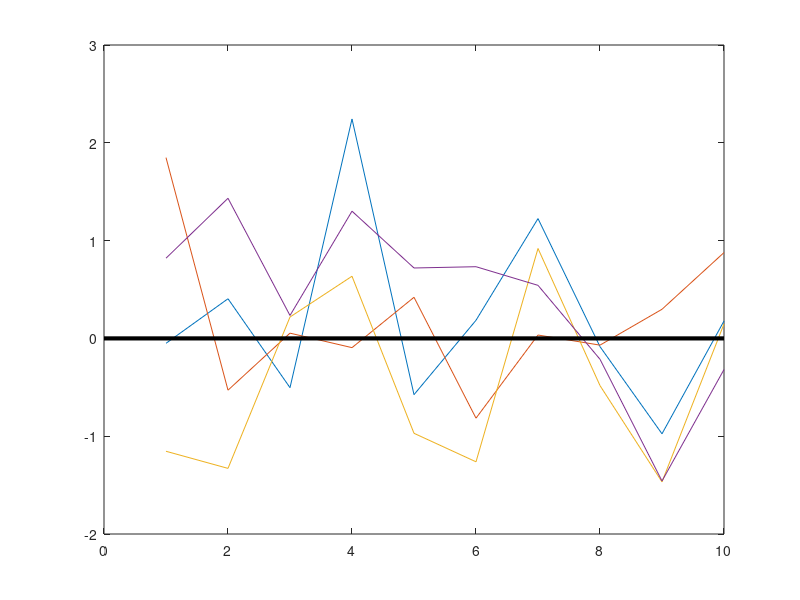

The MATLAB source for this figure: (Note: this script raises an error after producing the figure.)
%% Plotting in 2D



%% Lines
figure(1), clf      % clf => clear figure
plot(randn(10,4))

hold on

plot(get(gca, 'xlim'), [0 0], 'k', 'linewidth', 3)


n = 10;
figure(2), clf

hold on

for i=1:n
  plot([i n], [0 i], 'w')
end

set(gcf, 'color', 'k')  % set figure background color
axis off



%% Bars and errorbars
n = rand(4,10);
v = 1:10;

bsxfun(@plus, m, v);  % expanded v to add to m

m = 30; % rows
n = 6;  % cols
data = randn(m, n);

figure(1), clf

subplot(131)        % 1x3 subplot
bar(1:n, mean(data, 1))
axis square, set(gca, 'xlim', [0 n+1], 'xtick', 1:n)
title('Bar plot')

subplot(132)
errorbar(1:n, mean(data), std(data), 's')
axis square, set(gca, 'xlim', [0 n+1], 'xtick', 1:n)
title('Error Bar plot')

subplot(133)
bar(1:n, mean(data, 1))
hold on
errorbar(1:n, mean(data), std(data), 's')
axis square, set(gca, 'xlim', [0 n+1], 'xtick', 1:n)
title('Bar + error plot')



%% Dots
n = 1000;
data = exp(linspace(-1,3,n));
data(2,:) = randn(1,n);

figure(1), clf

h = plot(data(1,:), data(2,:));
get(h)

set(h, 'marker', 'p')
set(h, 'LineStyle', 'none', 'MarkerSize', 10, 'MarkerFaceColor', 'red', 'MarkerEdgeColor', 'blue')



%% Scatter
n = 400;
dim1 = x .^ 2;
dim2 = sin(3 * x);
dim3 = exp(-10 * x .^ 2);

y = [dim1 ; dim2 ; dim3];

figure(1), clf
scatter(y(1,:), y(2,:), 100, y(3,:), 'filled')

xlabel('y_1'), yLabel('y_2'), legend('y_3')



%% Histogram
n = 1000;
k = 40;
r = randn(n, 1);
data = exp(r / 2);

figure(1), clf

histogram(data, k)

% another option
[y,x] = hist(data, k);
plot(x, y, 's-', 'linew', 2, 'markersize', 16, 'markerfacecolor', 'g')
xlabel('Value')
ylabel('Count')


